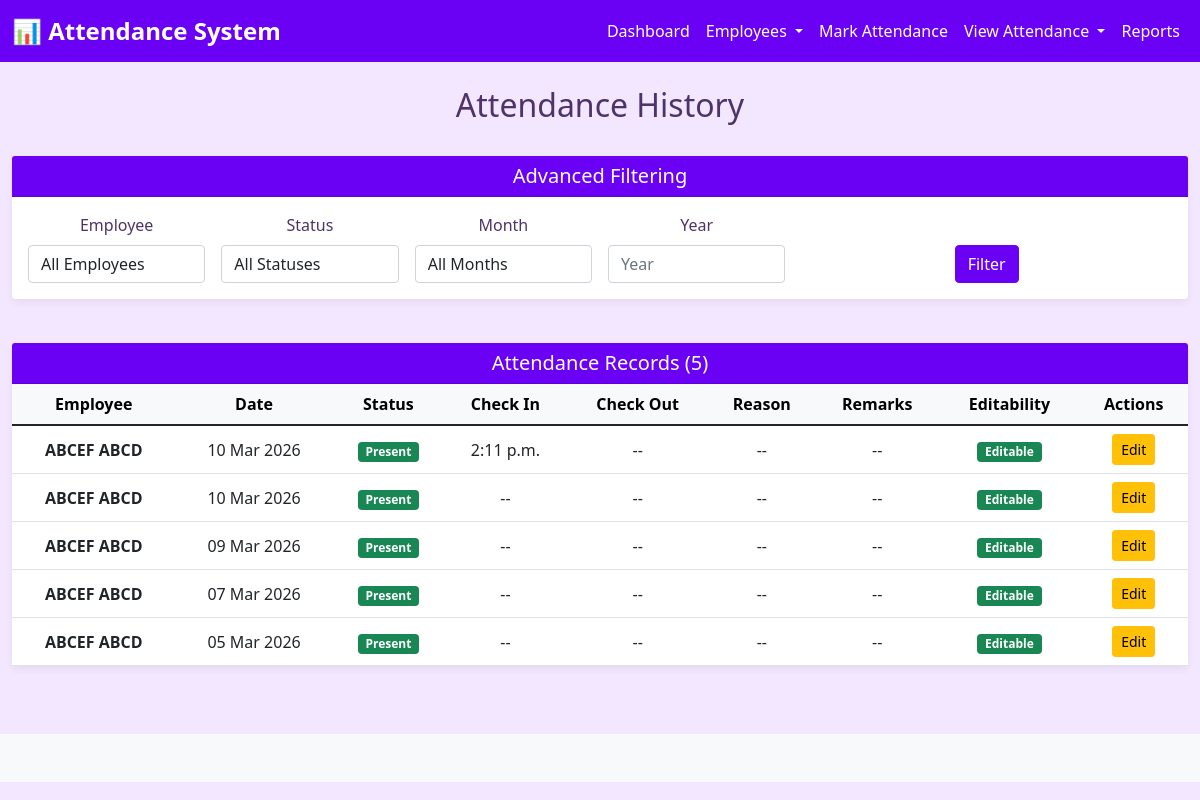
The app's page /attendance/attendance-history/ with its own data.
### attendance/models.py (models this page shows, shortened)
class Employee(models.Model):
    DEPARTMENT_CHOICES = [
        ('HR', 'Human Resources'),
        ('IT', 'Information Technology'),
        ('SALES', 'Sales'),
        ('MARKETING', 'Marketing'),
        ('OPERATIONS', 'Operations'),
        ('FINANCE', 'Finance'),
    ]
    employee_id = models.CharField(
        max_length=10,
        unique=True,
        validators=[RegexValidator(r'^EMP\d{4}$', 'Employee ID must be in format EMPXXXX')]
    )
    first_name = models.CharField(max_length=100)
    last_name = models.CharField(max_length=100)
    email = models.EmailField(unique=True)
    phone = models.CharField(max_length=15)
    department = models.CharField(max_length=20, choices=DEPARTMENT_CHOICES)
    position = models.CharField(max_length=100)
    date_of_joining = models.DateField()
    is_active = models.BooleanField(default=True)
    created_at = models.DateTimeField(auto_now_add=True)
    updated_at = models.DateTimeField(auto_now=True)
    class Meta:
        ordering = ['employee_id']
        verbose_name_plural = "Employees"
    def __str__(self):
        return f"{self.employee_id} - {self.first_name} {self.last_name}"
    def get_full_name(self):
        return f"{self.first_name} {self.last_name}"

class Attendance(models.Model):
    STATUS_CHOICES = [
        ('PRESENT', 'Present'),
        ('ABSENT', 'Absent'),
        ('WORKING_LEAVE', 'Work From Home'),
        ('NFD', 'No Full Day / Half Day'),
        ('LATE', 'Late'),
    ]
    employee = models.ForeignKey(Employee, on_delete=models.CASCADE, related_name='attendance_records')
    attendance_date = models.DateField(db_index=True)
    status = models.CharField(max_length=20, choices=STATUS_CHOICES)
    check_in_time = models.TimeField(null=True, blank=True)
    check_out_time = models.TimeField(null=True, blank=True)
    remarks = models.TextField(null=True, blank=True)
    created_at = models.DateTimeField(auto_now_add=True, db_index=True)
    updated_at = models.DateTimeField(auto_now=True)
    class Meta:
        ordering = ['-attendance_date']
        unique_together = ['employee', 'attendance_date']
        verbose_name_plural = "Attendance Records"
        indexes = [
            models.Index(fields=['employee', 'attendance_date']),
            models.Index(fields=['attendance_date', 'status']),
        ]
    def is_editable(self, user=None):
        today = timezone.localdate()
        if self.attendance_date == today and not (user and user.is_staff):
            return False
        if user and user.is_staff:
            return True
        one_month_ago = timezone.now() - timedelta(days=30)
        return self.created_at >= one_month_ago

### attendance/views.py (the view)
# urls.py: path('attendance-history/', views.attendance_history, name='attendance_history'),
def attendance_history(request):
    records = Attendance.objects.all().select_related('employee')
    form = AttendanceFilterForm(request.GET)
    if form.is_valid():
        if form.cleaned_data.get('employee'):
            records = records.filter(employee=form.cleaned_data['employee'])
        if form.cleaned_data.get('status'):
            records = records.filter(status=form.cleaned_data['status'])
        if form.cleaned_data.get('from_date'):
            records = records.filter(attendance_date__gte=form.cleaned_data['from_date'])
        if form.cleaned_data.get('to_date'):
            records = records.filter(attendance_date__lte=form.cleaned_data['to_date'])
        if form.cleaned_data.get('month'):
            records = records.filter(attendance_date__month=form.cleaned_data['month'])
        if form.cleaned_data.get('year'):
            records = records.filter(attendance_date__year=form.cleaned_data['year'])
    records = records.order_by('-attendance_date')
    context = {
        'records': records,
        'form': form,
    }
    return render(request, 'attendance/attendance_history.html', context)

### attendance/forms.py (called while the page is built)
    def clean(self):
        cleaned_data = super().clean()
        from_date = cleaned_data.get('from_date')
        to_date = cleaned_data.get('to_date')
        if from_date and to_date and from_date > to_date:
            raise ValidationError(
                "From Date must be before To Date.",
                code='invalid_date_range'
            )
        return cleaned_data

### attendance/templates/attendance/attendance_history.html (shortened to what this page needs)
{% extends 'base.html' %}
{% block content %}
<div class="row mb-4">
    <div class="col-md-12">
        <h2>Attendance History</h2>
    </div>
</div>
<div class="row mb-4">
    <div class="col-md-12">
        <div class="card">
            <div class="card-header">
                <h5 class="mb-0">Advanced Filtering</h5>
            </div>
            <div class="card-body">
                <form method="GET">
                    <div class="row g-3">
                        <div class="col-md-2">
                            <label for="{{ form.employee.id_for_label }}" class="form-label">{{ form.employee.label }}</label>
                            {{ form.employee }}
                        </div>
                        <div class="col-md-2">
                            <label for="{{ form.status.id_for_label }}" class="form-label">{{ form.status.label }}</label>
                            {{ form.status }}
                        </div>
                        <div class="col-md-2">
                            <label for="{{ form.month.id_for_label }}" class="form-label">{{ form.month.label }}</label>
                            {{ form.month }}
                        </div>
                        <div class="col-md-2">
                            <label for="{{ form.year.id_for_label }}" class="form-label">{{ form.year.label }}</label>
                            {{ form.year }}
                        </div>
                        <div class="col-md-4">
                            <button type="submit" class="btn btn-primary" style="margin-top: 32px;">Filter</button>
                        </div>
                    </div>
                </form>
            </div>
        </div>
    </div>
</div>
<div class="row">
    <div class="col-md-12">
        <div class="card">
            <div class="card-header">
                <h5 class="mb-0">Attendance Records ({{ records.count }})</h5>
            </div>
            <div class="table-responsive">
                <table class="table table-hover mb-0">
                    <thead class="table-light">
                        <tr>
                            <th>Employee</th>
                            <th>Date</th>
                            <th>Status</th>
                            <th>Check In</th>
                            <th>Check Out</th>
                            <th>Reason</th>
                            <th>Remarks</th>
                            <th>Editability</th>
                            <th>Actions</th>
                        </tr>
                    </thead>
                    <tbody>
                        {% for record in records %}
                        <tr>
                            <td><strong>{{ record.employee.get_full_name }}</strong></td>
                            <td>{{ record.attendance_date|date:"d M Y" }}</td>
                            <td>
                                {% if record.status == 'PRESENT' %}
                                    <span class="badge bg-success">Present</span>
                                {% elif record.status == 'ABSENT' %}
                                    <span class="badge bg-danger">Absent</span>
                                {% elif record.status == 'WORKING_LEAVE' %}
                                    <span class="badge bg-info">Work From Home</span>
                                {% elif record.status == 'NFD' %}
                                    <span class="badge bg-warning">NFD</span>
                                {% elif record.status == 'LATE' %}
                                    <span class="badge bg-warning">Late</span>
                                {% endif %}
                            </td>
                            <td>{{ record.check_in_time|default:"--" }}</td>
                            <td>{{ record.check_out_time|default:"--" }}</td>
                            <td>{{ record.remarks|default:"--" }}</td>
                            <td>{{ record.remarks|default:"--"|truncatewords:3 }}</td>
                            <td>
                                {% if record.is_editable %}
                                    <span class="badge bg-success">Editable</span>
                                {% else %}
                                    <span class="badge bg-secondary">Read-only</span>
                                {% endif %}
                            </td>
                            <td>
                                {% if record.is_editable %}
                                    <a href="{% url 'attendance:edit_attendance' record.id %}" class="btn btn-sm btn-warning">Edit</a>
                                {% else %}
                                    <span class="text-muted">-</span>
                                {% endif %}
                            </td>
                        </tr>
                        {% empty %}
                        <tr>
                            <td colspan="9" class="text-center py-4">No attendance records found.</td>
                        </tr>
                        {% endfor %}
                    </tbody>
                </table>
            </div>
        </div>
    </div>
</div>
{% endblock %}

### attendance/templates/base.html (style rules this page uses)
body { background-color: #f3e6ff; font-family: 'Segoe UI', Tahoma, Geneva, Verdana, sans-serif; color: #4e3368; text-align: center; }
a { text-decoration: none; }
.card { box-shadow: 0 4px 8px rgba(0,0,0,0.05); border: none; margin-bottom: 20px; }
.card-header { background-color: #6a00f4; color: white; border-radius: 5px 5px 0 0; }
.btn-primary { background-color: #6a00f4; border-color: #6a00f4; }
table.table { background: #fff; }
table th, table td { vertical-align: middle; }
form .form-control { border-radius: 4px; }

### records on screen
Employee: employee "All Employees"
Attendance: employee.get_full_name "ABCEF ABCD", attendance_date "10 Mar 2026", status "Present", check_in_time "2:11 p.m.", check_out_time "--", remarks "--", shows "Editable"
Attendance: employee.get_full_name "ABCEF ABCD", attendance_date "10 Mar 2026", status "Present", check_in_time "--", check_out_time "--", remarks "--", shows "Editable"
Attendance: employee.get_full_name "ABCEF ABCD", attendance_date "09 Mar 2026", status "Present", check_in_time "--", check_out_time "--", remarks "--", shows "Editable"
Attendance: employee.get_full_name "ABCEF ABCD", attendance_date "07 Mar 2026", status "Present", check_in_time "--", check_out_time "--", remarks "--", shows "Editable"
Attendance: employee.get_full_name "ABCEF ABCD", attendance_date "05 Mar 2026", status "Present", check_in_time "--", check_out_time "--", remarks "--", shows "Editable"

### other values on screen
{{ records.count }} "5"
